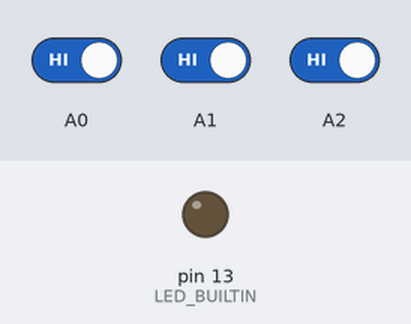
This sketch was run on a simulated Arduino Uno, built with avr-gcc and run on an emulated ATmega328P. Parts: output pins drawn as LEDs (lit = HIGH). The inputs (shaded band) are chosen by the test bench; at power-on: A0 HIGH, A1 HIGH, A2 HIGH. What the sketch prints to the serial monitor is not drawn.

Above: at 1.3 s.
1.4 s: A0 driven LOW and A1 driven LOW and A2 driven LOW
At 2.6 s:
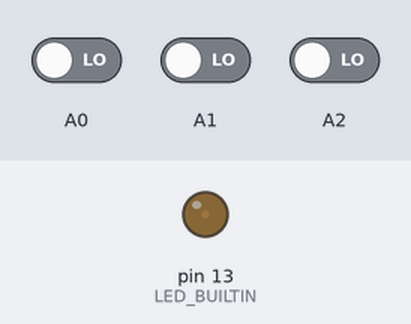
2.9 s: A0 driven HIGH
At 3.3 s:
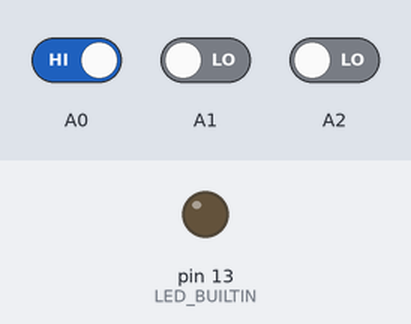
4.4 s: A0 driven LOW
At 4.9 s:
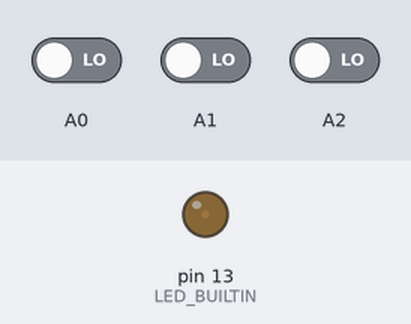
5.9 s: A1 driven HIGH
At 6.5 s:
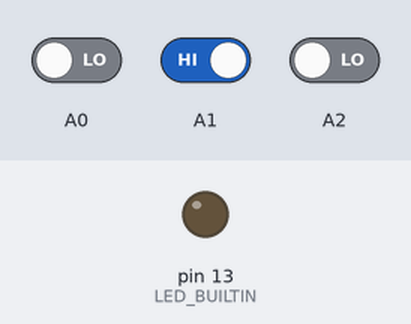
Timing chart, 0 to 8.4 s (numbered marks = the images above; inputs shaded):
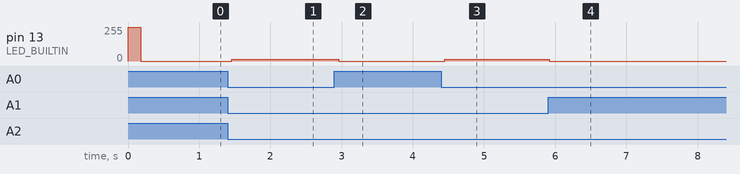

Measured:
- after the input at 1.4 s, pin 13 (LED_BUILTIN): 0/255 → 12/255 after 0.06 s
- after the input at 2.9 s, pin 13 (LED_BUILTIN): 12/255 → 0/255 after 0.06 s
- after the input at 4.4 s, pin 13 (LED_BUILTIN): 0/255 → 12/255 after 0.05 s
- after the input at 5.9 s, pin 13 (LED_BUILTIN): 12/255 → 0/255 at once

The sketch:

cube_v2_arduino.ino
```cpp
#include "ADCTouch.h"
#include "SoftPWM.h"

//#define DEBUG

#define MODE1 200
#define MODE2 500
#define MODE3 780

#define SIZE 3

const static int sensorCh[SIZE] = {A0,A1,A2};
static int base[SIZE] = {0};

void setup(){
  pinMode(LED_BUILTIN, OUTPUT);
  SoftPWMBegin();
  digitalWrite(LED_BUILTIN, HIGH);
  for(char i = 0 ; i < SIZE ; i++)
    base[i] = ADCTouch.read(sensorCh[i],500);
  //Serial.begin(230400);
  Serial.begin(2000000);
  while (!Serial);
  SoftPWMSet(LED_BUILTIN, 0);
  SoftPWMSetFadeTime(LED_BUILTIN, 10, 10);
}

void loop(){
  static unsigned tmp;
  unsigned total = 0;
  for(unsigned char i = 0 ; i < SIZE ; i++){ //take approx. 135-200ms
    const int tmp = ADCTouch.read(sensorCh[i]) - base[i];
    unsigned val = tmp < 0? 0 : tmp;
    total += val;
  }
  const char mode = total>MODE3? '3' : total>MODE2? '2' : total>MODE1? '1' : '0';
  SoftPWMSetPercent(LED_BUILTIN, mode == '3'? 100 : mode == '2' ? 25 : mode == '1' ? 5 : 0);
#ifdef DEBUG
  char buf[5] = {'\0'};
  const auto len = sprintf(buf, "%u\n", total);
  Serial.write(buf, len);
#else
  Serial.write(&mode, 1);
#endif
}
```
